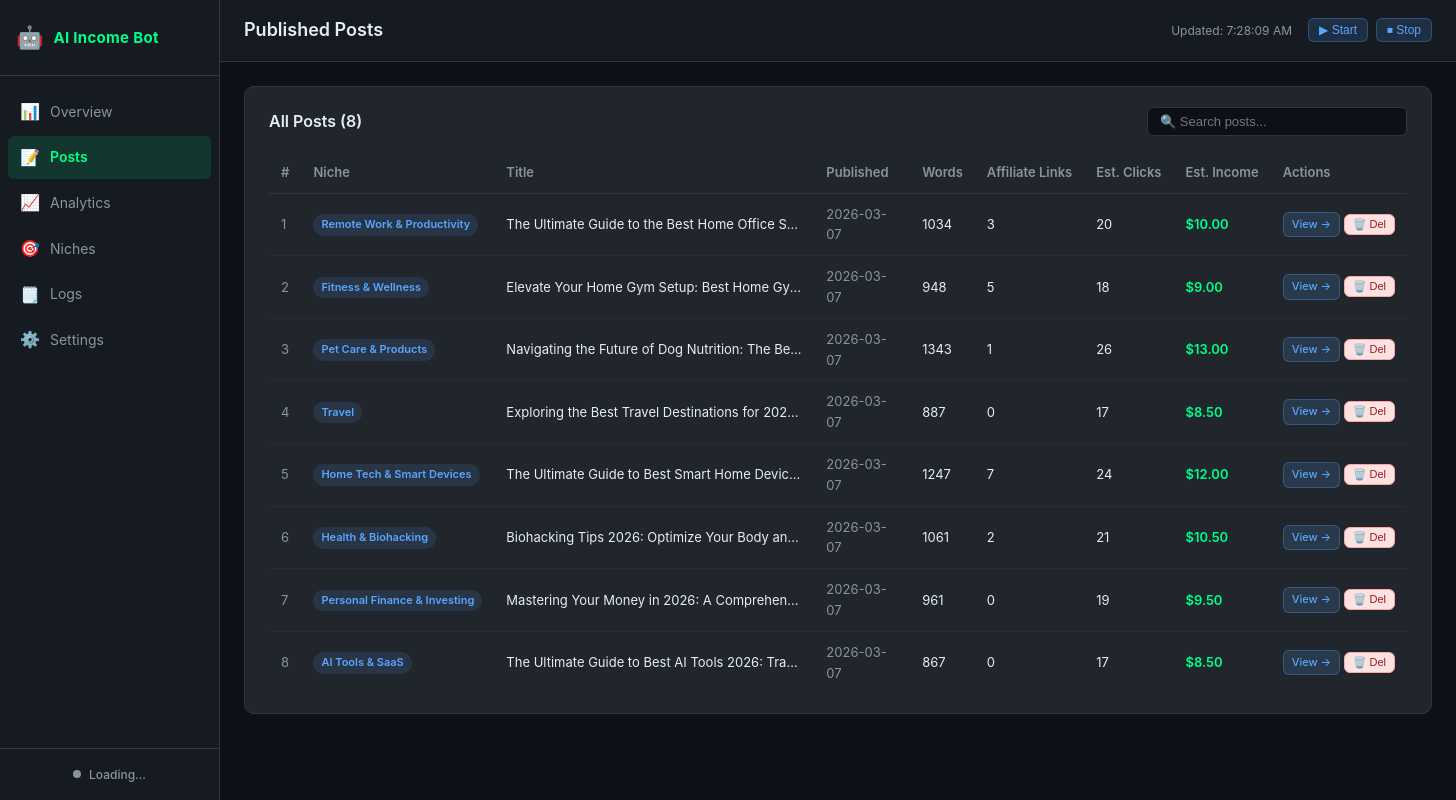
The page /posts on the database its author committed.
### tables this page shows
CREATE TABLE posts (
            id INTEGER PRIMARY KEY AUTOINCREMENT,
            niche_id TEXT NOT NULL,
            niche_name TEXT NOT NULL,
            title TEXT NOT NULL,
            slug TEXT UNIQUE NOT NULL,
            url TEXT,
            youtube_url TEXT,
            published_at DATETIME DEFAULT CURRENT_TIMESTAMP,
            word_count INTEGER DEFAULT 0,
            affiliate_links_count INTEGER DEFAULT 0,
            estimated_clicks INTEGER DEFAULT 0,
            estimated_income REAL DEFAULT 0.0,
            status TEXT DEFAULT 'published'
        );

### dashboard/app.py (the view)
@app.route("/posts")
def posts():
    from core import analytics_tracker
    db = _get_db()
    all_posts = analytics_tracker.get_all_posts(db)
    settings = _load_settings()
    return render_template("posts.html", posts=all_posts, settings=settings)

### core/analytics_tracker.py (called while the page is built)
def get_all_posts(db_path: Path) -> list:
    try:
        conn = sqlite3.connect(str(db_path))
        conn.row_factory = sqlite3.Row
        rows = conn.execute("SELECT * FROM posts ORDER BY published_at DESC").fetchall()
        conn.close()
        return [dict(r) for r in rows]
    except Exception:
        return []

### dashboard/app.py (called while the page is built)
def _get_db():
    import sys
    sys.path.insert(0, str(_PROJECT_ROOT))
    from core import analytics_tracker
    if not _DB_PATH.exists():
        _DB_PATH.parent.mkdir(parents=True, exist_ok=True)
        analytics_tracker.init_db(_DB_PATH)
    return _DB_PATH

def _load_settings() -> dict:
    try:
        with open(_SETTINGS_CONFIG_PATH) as f:
            return yaml.safe_load(f)
    except Exception:
        return {}

### dashboard/templates/posts.html (shortened to what this page needs)
{% extends "base.html" %}
{% block page_title %}Published Posts{% endblock %}
{% block content %}
<div class="card">
  <div class="card-header">
    <h3 class="card-title">All Posts ({{ posts|length }})</h3>
    <input
      type="text"
      id="postSearch"
      class="search-input"
      placeholder="🔍 Search posts..."
      oninput="filterPosts(this.value)"
    >
  </div>
  <div class="table-wrapper">
    <table class="data-table" id="postsTable">
      <thead>
        <tr>
          <th>#</th>
          <th>Niche</th>
          <th>Title</th>
          <th>Published</th>
          <th>Words</th>
          <th>Affiliate Links</th>
          <th>Est. Clicks</th>
          <th>Est. Income</th>
          <th>Actions</th>
        </tr>
      </thead>
      <tbody>
        {% for post in posts %}
        <tr class="post-row" data-post-id="{{ post.id }}" data-title="{{ post.title|lower }}" data-niche="{{ post.niche_name|lower }}">
          <td class="text-muted">{{ loop.index }}</td>
          <td><span class="niche-badge">{{ post.niche_name }}</span></td>
          <td class="post-title">{{ post.title }}</td>
          <td class="text-muted">{{ post.published_at[:10] if post.published_at else '—' }}</td>
          <td>{{ post.word_count }}</td>
          <td>{{ post.affiliate_links_count }}</td>
          <td>{{ post.estimated_clicks }}</td>
          <td class="income-cell">${{ "%.2f"|format(post.estimated_income) }}</td>
          <td style="white-space:nowrap;">
            {% if post.url %}
            <a href="{{ post.url }}" target="_blank" class="btn btn-sm">View →</a>
            {% else %}
            <span class="text-muted">—</span>
            {% endif %}
            <button class="btn btn-sm" style="background:#fee2e2;color:#991b1b;border:1px solid #fca5a5;" onclick="deletePost({{ post.id }}, '{{ post.title|replace("'", "\\'") }}')">🗑️ Del</button>
          </td>
        </tr>
        {% else %}
        <tr>
          <td colspan="9" class="text-muted text-center">No posts published yet. Run the bot to generate content.</td>
        </tr>
        {% endfor %}
      </tbody>
    </table>
  </div>
</div>
{% endblock %}

### dashboard/templates/base.html (shortened to what this page needs)
<!DOCTYPE html>
<html lang="en">
<head>
  <link rel="stylesheet" href="{{ url_for('static', filename='css/dashboard.css') }}">
</head>
<body>
  <div class="layout">
    <nav class="sidebar" id="sidebar">
      <div class="sidebar-brand">
        <span class="brand-icon">🤖</span>
        <span class="brand-name">AI Income Bot</span>
      </div>
      <ul class="nav-list">
        <li class="nav-item">
          <a href="/" class="nav-link {% if request.path == '/' %}active{% endif %}">
            <span class="nav-icon">📊</span><span class="nav-text">Overview</span>
          </a>
        </li>
        <li class="nav-item">
          <a href="/posts" class="nav-link {% if request.path == '/posts' %}active{% endif %}">
            <span class="nav-icon">📝</span><span class="nav-text">Posts</span>
          </a>
        </li>
        <li class="nav-item">
          <a href="/analytics" class="nav-link {% if request.path == '/analytics' %}active{% endif %}">
            <span class="nav-icon">📈</span><span class="nav-text">Analytics</span>
          </a>
        </li>
        <li class="nav-item">
          <a href="/niches" class="nav-link {% if request.path == '/niches' %}active{% endif %}">
            <span class="nav-icon">🎯</span><span class="nav-text">Niches</span>
          </a>
        </li>
        <li class="nav-item">
          <a href="/logs" class="nav-link {% if request.path == '/logs' %}active{% endif %}">
            <span class="nav-icon">🗒️</span><span class="nav-text">Logs</span>
          </a>
        </li>
        <li class="nav-item">
          <a href="/settings" class="nav-link {% if request.path == '/settings' %}active{% endif %}">
            <span class="nav-icon">⚙️</span><span class="nav-text">Settings</span>
          </a>
        </li>
      </ul>
      <div class="sidebar-footer">
        <div class="bot-status-indicator" id="botStatusSidebar">
          <span class="status-dot" id="statusDot"></span>
          <span class="status-text" id="statusText">Loading...</span>
        </div>
      </div>
    </nav>
    <div class="main-area">
      <header class="top-bar">
        <div class="top-bar-left">
          <h1 class="page-title">{% block page_title %}Dashboard{% endblock %}</h1>
        </div>
        <div class="top-bar-right">
          <span class="last-updated">Updated: <span id="updateTime">—</span></span>
          <div class="bot-controls">
            <button class="btn btn-start" id="btnStart" onclick="botStart()" title="Start bot">▶ Start</button>
            <button class="btn btn-stop" id="btnStop" onclick="botStop()" title="Stop bot">⏹ Stop</button>
          </div>
        </div>
      </header>
      <main class="content">
        {% block content %}{% endblock %}
      </main>
    </div>
  </div>
</body>
</html>

### rows shown on the page
posts: niche_name "Remote Work & Productivity", title "The Ultimate Guide to the Best Home Office S…", published_at "2026-03-07", word_count "1034", affiliate_links_count "3", estimated_clicks "20", estimated_income "10.00"
posts: niche_name "Fitness & Wellness", title "Elevate Your Home Gym Setup: Best Home Gy…", published_at "2026-03-07", word_count "948", affiliate_links_count "5", estimated_clicks "18", estimated_income "9.00"
posts: niche_name "Pet Care & Products", title "Navigating the Future of Dog Nutrition: The Be…", published_at "2026-03-07", word_count "1343", affiliate_links_count "1", estimated_clicks "26", estimated_income "13.00"
posts: niche_name "Travel", title "Exploring the Best Travel Destinations for 202…", published_at "2026-03-07", word_count "887", affiliate_links_count "0", estimated_clicks "17", estimated_income "8.50"
posts: niche_name "Home Tech & Smart Devices", title "The Ultimate Guide to Best Smart Home Devic…", published_at "2026-03-07", word_count "1247", affiliate_links_count "7", estimated_clicks "24", estimated_income "12.00"
posts: niche_name "Health & Biohacking", title "Biohacking Tips 2026: Optimize Your Body an…", published_at "2026-03-07", word_count "1061", affiliate_links_count "2", estimated_clicks "21", estimated_income "10.50"
posts: niche_name "Personal Finance & Investing", title "Mastering Your Money in 2026: A Comprehen…", published_at "2026-03-07", word_count "961", affiliate_links_count "0", estimated_clicks "19", estimated_income "9.50"
posts: niche_name "AI Tools & SaaS", title "The Ultimate Guide to Best AI Tools 2026: Tra…", published_at "2026-03-07", word_count "867", affiliate_links_count "0", estimated_clicks "17", estimated_income "8.50"

### other values the page prints
{{ posts|length }} "8"
